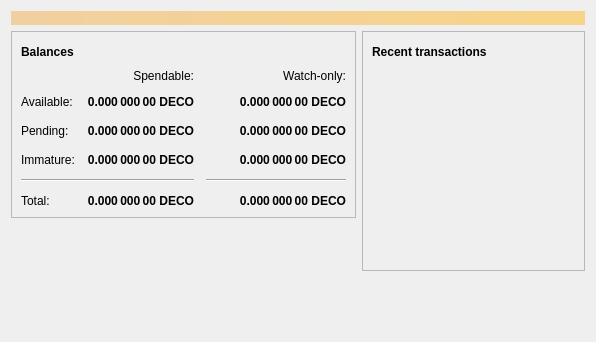
<?xml version="1.0" encoding="UTF-8"?>
<ui version="4.0">
 <class>OverviewPage</class>
 <widget class="QWidget" name="OverviewPage">
  <property name="geometry">
   <rect>
    <x>0</x>
    <y>0</y>
    <width>596</width>
    <height>342</height>
   </rect>
  </property>
  <property name="windowTitle">
   <string>Form</string>
  </property>
  <layout class="QVBoxLayout" name="topLayout">
   <item>
    <widget class="QLabel" name="labelAlerts">
     <property name="visible">
      <bool>false</bool>
     </property>
     <property name="styleSheet">
      <string notr="true">QLabel { background-color: qlineargradient(x1: 0, y1: 0, x2: 1, y2: 0, stop:0 #F0D0A0, stop:1 #F8D488); color:#000000; }</string>
     </property>
     <property name="wordWrap">
      <bool>true</bool>
     </property>
     <property name="margin">
      <number>3</number>
     </property>
     <property name="textInteractionFlags">
      <set>Qt::TextSelectableByMouse</set>
     </property>
    </widget>
   </item>
   <item>
    <layout class="QHBoxLayout" name="horizontalLayout" stretch="1,1">
     <item>
      <layout class="QVBoxLayout" name="verticalLayout_2">
       <item>
        <widget class="QFrame" name="frame">
         <property name="frameShape">
          <enum>QFrame::StyledPanel</enum>
         </property>
         <property name="frameShadow">
          <enum>QFrame::Raised</enum>
         </property>
         <layout class="QVBoxLayout" name="verticalLayout_4">
          <item>
           <layout class="QHBoxLayout" name="horizontalLayout_4">
            <item>
             <widget class="QLabel" name="label_5">
              <property name="font">
               <font>
                <weight>75</weight>
                <bold>true</bold>
               </font>
              </property>
              <property name="text">
               <string>Balances</string>
              </property>
             </widget>
            </item>
            <item>
             <widget class="QPushButton" name="labelWalletStatus">
              <property name="enabled">
               <bool>true</bool>
              </property>
              <property name="maximumSize">
               <size>
                <width>30</width>
                <height>16777215</height>
               </size>
              </property>
              <property name="toolTip">
               <string>The displayed information may be out of date. Your wallet automatically synchronizes with the Deltacoin network after a connection is established, but this process has not completed yet.</string>
              </property>
              <property name="text">
               <string/>
              </property>
              <property name="icon">
               <iconset resource="../bitcoin.qrc">
                <normaloff>:/icons/warning</normaloff>
                <disabledoff>:/icons/warning</disabledoff>:/icons/warning</iconset>
              </property>
              <property name="iconSize">
               <size>
                <width>24</width>
                <height>24</height>
               </size>
              </property>
              <property name="flat">
               <bool>true</bool>
              </property>
             </widget>
            </item>
            <item>
             <spacer name="horizontalSpacer_3">
              <property name="orientation">
               <enum>Qt::Horizontal</enum>
              </property>
              <property name="sizeHint" stdset="0">
               <size>
                <width>40</width>
                <height>20</height>
               </size>
              </property>
             </spacer>
            </item>
           </layout>
          </item>
          <item>
           <layout class="QGridLayout" name="gridLayout">
            <property name="spacing">
             <number>12</number>
            </property>
            <item row="2" column="2">
             <widget class="QLabel" name="labelWatchPending">
              <property name="font">
               <font>
                <weight>75</weight>
                <bold>true</bold>
               </font>
              </property>
              <property name="cursor">
               <cursorShape>IBeamCursor</cursorShape>
              </property>
              <property name="toolTip">
               <string>Unconfirmed transactions to watch-only addresses</string>
              </property>
              <property name="text">
               <string notr="true">0.000 000 00 DECO</string>
              </property>
              <property name="alignment">
               <set>Qt::AlignRight|Qt::AlignTrailing|Qt::AlignVCenter</set>
              </property>
              <property name="textInteractionFlags">
               <set>Qt::LinksAccessibleByMouse|Qt::TextSelectableByKeyboard|Qt::TextSelectableByMouse</set>
              </property>
             </widget>
            </item>
            <item row="2" column="1">
             <widget class="QLabel" name="labelUnconfirmed">
              <property name="font">
               <font>
                <weight>75</weight>
                <bold>true</bold>
               </font>
              </property>
              <property name="cursor">
               <cursorShape>IBeamCursor</cursorShape>
              </property>
              <property name="toolTip">
               <string>Total of transactions that have yet to be confirmed, and do not yet count toward the spendable balance</string>
              </property>
              <property name="text">
               <string notr="true">0.000 000 00 DECO</string>
              </property>
              <property name="alignment">
               <set>Qt::AlignRight|Qt::AlignTrailing|Qt::AlignVCenter</set>
              </property>
              <property name="textInteractionFlags">
               <set>Qt::LinksAccessibleByMouse|Qt::TextSelectableByKeyboard|Qt::TextSelectableByMouse</set>
              </property>
             </widget>
            </item>
            <item row="3" column="2">
             <widget class="QLabel" name="labelWatchImmature">
              <property name="font">
               <font>
                <weight>75</weight>
                <bold>true</bold>
               </font>
              </property>
              <property name="cursor">
               <cursorShape>IBeamCursor</cursorShape>
              </property>
              <property name="toolTip">
               <string>Mined balance in watch-only addresses that has not yet matured</string>
              </property>
              <property name="text">
               <string notr="true">0.000 000 00 DECO</string>
              </property>
              <property name="alignment">
               <set>Qt::AlignRight|Qt::AlignTrailing|Qt::AlignVCenter</set>
              </property>
              <property name="textInteractionFlags">
               <set>Qt::LinksAccessibleByMouse|Qt::TextSelectableByKeyboard|Qt::TextSelectableByMouse</set>
              </property>
             </widget>
            </item>
            <item row="4" column="0" colspan="2">
             <widget class="Line" name="line">
              <property name="orientation">
               <enum>Qt::Horizontal</enum>
              </property>
             </widget>
            </item>
            <item row="4" column="2">
             <widget class="Line" name="lineWatchBalance">
              <property name="sizePolicy">
               <sizepolicy hsizetype="Preferred" vsizetype="Fixed">
                <horstretch>0</horstretch>
                <verstretch>0</verstretch>
               </sizepolicy>
              </property>
              <property name="minimumSize">
               <size>
                <width>140</width>
                <height>0</height>
               </size>
              </property>
              <property name="orientation">
               <enum>Qt::Horizontal</enum>
              </property>
             </widget>
            </item>
            <item row="5" column="0">
             <widget class="QLabel" name="labelTotalText">
              <property name="text">
               <string>Total:</string>
              </property>
             </widget>
            </item>
            <item row="3" column="1">
             <widget class="QLabel" name="labelImmature">
              <property name="font">
               <font>
                <weight>75</weight>
                <bold>true</bold>
               </font>
              </property>
              <property name="cursor">
               <cursorShape>IBeamCursor</cursorShape>
              </property>
              <property name="toolTip">
               <string>Mined balance that has not yet matured</string>
              </property>
              <property name="text">
               <string notr="true">0.000 000 00 DECO</string>
              </property>
              <property name="alignment">
               <set>Qt::AlignRight|Qt::AlignTrailing|Qt::AlignVCenter</set>
              </property>
              <property name="textInteractionFlags">
               <set>Qt::LinksAccessibleByMouse|Qt::TextSelectableByKeyboard|Qt::TextSelectableByMouse</set>
              </property>
             </widget>
            </item>
            <item row="2" column="3">
             <spacer name="horizontalSpacer_2">
              <property name="orientation">
               <enum>Qt::Horizontal</enum>
              </property>
              <property name="sizeHint" stdset="0">
               <size>
                <width>40</width>
                <height>20</height>
               </size>
              </property>
             </spacer>
            </item>
            <item row="3" column="0">
             <widget class="QLabel" name="labelImmatureText">
              <property name="text">
               <string>Immature:</string>
              </property>
             </widget>
            </item>
            <item row="5" column="1">
             <widget class="QLabel" name="labelTotal">
              <property name="font">
               <font>
                <weight>75</weight>
                <bold>true</bold>
               </font>
              </property>
              <property name="cursor">
               <cursorShape>IBeamCursor</cursorShape>
              </property>
              <property name="toolTip">
               <string>Your current total balance</string>
              </property>
              <property name="text">
               <string notr="true">0.000 000 00 DECO</string>
              </property>
              <property name="alignment">
               <set>Qt::AlignRight|Qt::AlignTrailing|Qt::AlignVCenter</set>
              </property>
              <property name="textInteractionFlags">
               <set>Qt::LinksAccessibleByMouse|Qt::TextSelectableByKeyboard|Qt::TextSelectableByMouse</set>
              </property>
             </widget>
            </item>
            <item row="5" column="2">
             <widget class="QLabel" name="labelWatchTotal">
              <property name="font">
               <font>
                <weight>75</weight>
                <bold>true</bold>
               </font>
              </property>
              <property name="cursor">
               <cursorShape>IBeamCursor</cursorShape>
              </property>
              <property name="toolTip">
               <string>Current total balance in watch-only addresses</string>
              </property>
              <property name="text">
               <string notr="true">0.000 000 00 DECO</string>
              </property>
              <property name="alignment">
               <set>Qt::AlignRight|Qt::AlignTrailing|Qt::AlignVCenter</set>
              </property>
              <property name="textInteractionFlags">
               <set>Qt::LinksAccessibleByMouse|Qt::TextSelectableByKeyboard|Qt::TextSelectableByMouse</set>
              </property>
             </widget>
            </item>
            <item row="0" column="2">
             <widget class="QLabel" name="labelWatchonly">
              <property name="text">
               <string>Watch-only:</string>
              </property>
              <property name="alignment">
               <set>Qt::AlignRight|Qt::AlignTrailing|Qt::AlignVCenter</set>
              </property>
             </widget>
            </item>
            <item row="1" column="0">
             <widget class="QLabel" name="labelBalanceText">
              <property name="text">
               <string>Available:</string>
              </property>
             </widget>
            </item>
            <item row="1" column="1">
             <widget class="QLabel" name="labelBalance">
              <property name="font">
               <font>
                <weight>75</weight>
                <bold>true</bold>
               </font>
              </property>
              <property name="cursor">
               <cursorShape>IBeamCursor</cursorShape>
              </property>
              <property name="toolTip">
               <string>Your current spendable balance</string>
              </property>
              <property name="text">
               <string notr="true">0.000 000 00 DECO</string>
              </property>
              <property name="alignment">
               <set>Qt::AlignRight|Qt::AlignTrailing|Qt::AlignVCenter</set>
              </property>
              <property name="textInteractionFlags">
               <set>Qt::LinksAccessibleByMouse|Qt::TextSelectableByKeyboard|Qt::TextSelectableByMouse</set>
              </property>
             </widget>
            </item>
            <item row="1" column="2">
             <widget class="QLabel" name="labelWatchAvailable">
              <property name="font">
               <font>
                <weight>75</weight>
                <bold>true</bold>
               </font>
              </property>
              <property name="cursor">
               <cursorShape>IBeamCursor</cursorShape>
              </property>
              <property name="toolTip">
               <string>Your current balance in watch-only addresses</string>
              </property>
              <property name="text">
               <string notr="true">0.000 000 00 DECO</string>
              </property>
              <property name="alignment">
               <set>Qt::AlignRight|Qt::AlignTrailing|Qt::AlignVCenter</set>
              </property>
              <property name="textInteractionFlags">
               <set>Qt::LinksAccessibleByMouse|Qt::TextSelectableByKeyboard|Qt::TextSelectableByMouse</set>
              </property>
             </widget>
            </item>
            <item row="2" column="0">
             <widget class="QLabel" name="labelPendingText">
              <property name="text">
               <string>Pending:</string>
              </property>
             </widget>
            </item>
            <item row="0" column="1">
             <widget class="QLabel" name="labelSpendable">
              <property name="text">
               <string>Spendable:</string>
              </property>
              <property name="alignment">
               <set>Qt::AlignRight|Qt::AlignTrailing|Qt::AlignVCenter</set>
              </property>
             </widget>
            </item>
           </layout>
          </item>
         </layout>
        </widget>
       </item>
       <item>
        <spacer name="verticalSpacer">
         <property name="orientation">
          <enum>Qt::Vertical</enum>
         </property>
         <property name="sizeHint" stdset="0">
          <size>
           <width>20</width>
           <height>40</height>
          </size>
         </property>
        </spacer>
       </item>
      </layout>
     </item>
     <item>
      <layout class="QVBoxLayout" name="verticalLayout_3">
       <item>
        <widget class="QFrame" name="frame_2">
         <property name="frameShape">
          <enum>QFrame::StyledPanel</enum>
         </property>
         <property name="frameShadow">
          <enum>QFrame::Raised</enum>
         </property>
         <layout class="QVBoxLayout" name="verticalLayout">
          <item>
           <layout class="QHBoxLayout" name="horizontalLayout_2">
            <item>
             <widget class="QLabel" name="label_4">
              <property name="font">
               <font>
                <weight>75</weight>
                <bold>true</bold>
               </font>
              </property>
              <property name="text">
               <string>Recent transactions</string>
              </property>
             </widget>
            </item>
            <item>
             <widget class="QPushButton" name="labelTransactionsStatus">
              <property name="enabled">
               <bool>true</bool>
              </property>
              <property name="maximumSize">
               <size>
                <width>30</width>
                <height>16777215</height>
               </size>
              </property>
              <property name="toolTip">
               <string>The displayed information may be out of date. Your wallet automatically synchronizes with the Deltacoin network after a connection is established, but this process has not completed yet.</string>
              </property>
              <property name="text">
               <string/>
              </property>
              <property name="icon">
               <iconset resource="../bitcoin.qrc">
                <normaloff>:/icons/warning</normaloff>
                <disabledoff>:/icons/warning</disabledoff>:/icons/warning</iconset>
              </property>
              <property name="iconSize">
               <size>
                <width>24</width>
                <height>24</height>
               </size>
              </property>
              <property name="flat">
               <bool>true</bool>
              </property>
             </widget>
            </item>
            <item>
             <spacer name="horizontalSpacer">
              <property name="orientation">
               <enum>Qt::Horizontal</enum>
              </property>
              <property name="sizeHint" stdset="0">
               <size>
                <width>40</width>
                <height>20</height>
               </size>
              </property>
             </spacer>
            </item>
           </layout>
          </item>
          <item>
           <widget class="QListView" name="listTransactions">
            <property name="styleSheet">
             <string notr="true">QListView { background: transparent; }</string>
            </property>
            <property name="frameShape">
             <enum>QFrame::NoFrame</enum>
            </property>
            <property name="verticalScrollBarPolicy">
             <enum>Qt::ScrollBarAlwaysOff</enum>
            </property>
            <property name="horizontalScrollBarPolicy">
             <enum>Qt::ScrollBarAlwaysOff</enum>
            </property>
            <property name="selectionMode">
             <enum>QAbstractItemView::NoSelection</enum>
            </property>
           </widget>
          </item>
         </layout>
        </widget>
       </item>
       <item>
        <spacer name="verticalSpacer_2">
         <property name="orientation">
          <enum>Qt::Vertical</enum>
         </property>
         <property name="sizeHint" stdset="0">
          <size>
           <width>20</width>
           <height>40</height>
          </size>
         </property>
        </spacer>
       </item>
      </layout>
     </item>
    </layout>
   </item>
  </layout>
 </widget>
 <resources/>
 <connections/>
</ui>
